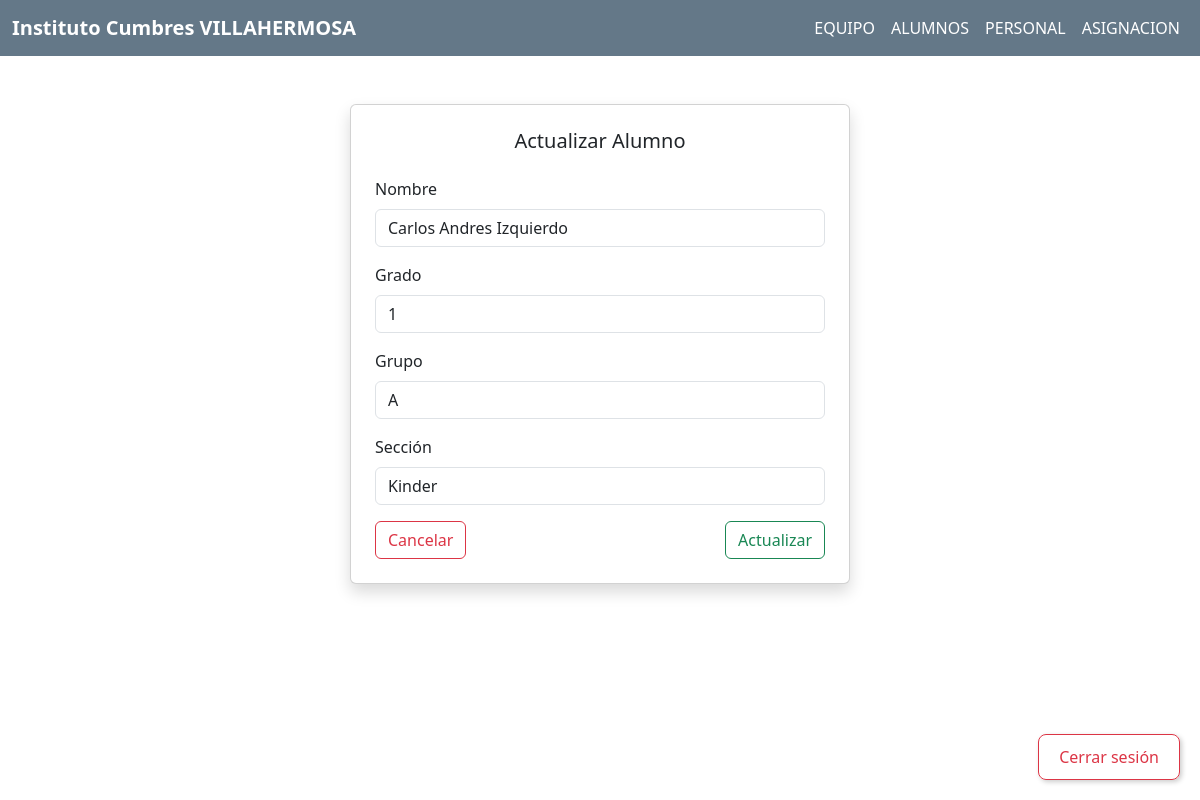
The app's page /alumnos/editar/5/ (signed in) with its own data.
### task/models.py (models this page shows, shortened)
class Alumno(models.Model):
    id_alumno = models.AutoField(primary_key=True)
    nombre = models.CharField(max_length=200)
    grado = models.CharField(max_length=50)
    grupo = models.CharField(max_length=50)
    seccion = models.CharField(max_length=50)

### task/views.py (the view, shortened to what this page needs)
# urls.py: path('alumnos/editar/<int:id_alumno>/', views.update_alumno, name='editar_alumno'),
@login_required
def update_alumno(request, id_alumno):
    alumno = get_object_or_404(Alumno, id_alumno=id_alumno)
    return render(request, 'alumno/update_alumno.html', {'alumno': alumno})

### task/templates/alumno/update_alumno.html (shortened to what this page needs)
{% extends 'base_navbar.html' %}
{% block content %}
    <div class="container mt-5 d-flex justify-content-center">
        <div class="card shadow p-4" style="width: 100%; max-width: 500px;">
            <h5 class="card-title text-center mb-4">Actualizar Alumno</h5>
            <form method="post">
                <div class="mb-3">
                    <label class="form-label">Nombre</label>
                    <input type="text" class="form-control" name="nombre" value="{{ alumno.nombre }}" required>
                </div>
                <div class="mb-3">
                    <label class="form-label">Grado</label>
                    <input type="text" class="form-control" name="grado" value="{{ alumno.grado }}" required>
                </div>
                <div class="mb-3">
                    <label class="form-label">Grupo</label>
                    <input type="text" class="form-control" name="grupo" value="{{ alumno.grupo }}" required>
                </div>
                <div class="mb-3">
                    <label class="form-label">Sección</label>
                    <input type="text" class="form-control" name="seccion" value="{{ alumno.seccion }}" required>
                </div>
                <div class="d-flex justify-content-between">
                    <a href="{% url 'alumnos' %}" type="button" class="btn btn-outline-danger">Cancelar</a>
                    <button type="submit" class="btn btn-outline-success">Actualizar</button>
                </div>
            </form>
        </div>
    </div>
{% endblock %}

### records on screen
Alumno: nombre "Carlos Andres Izquierdo", grado "1", grupo "A", seccion "Kinder"
